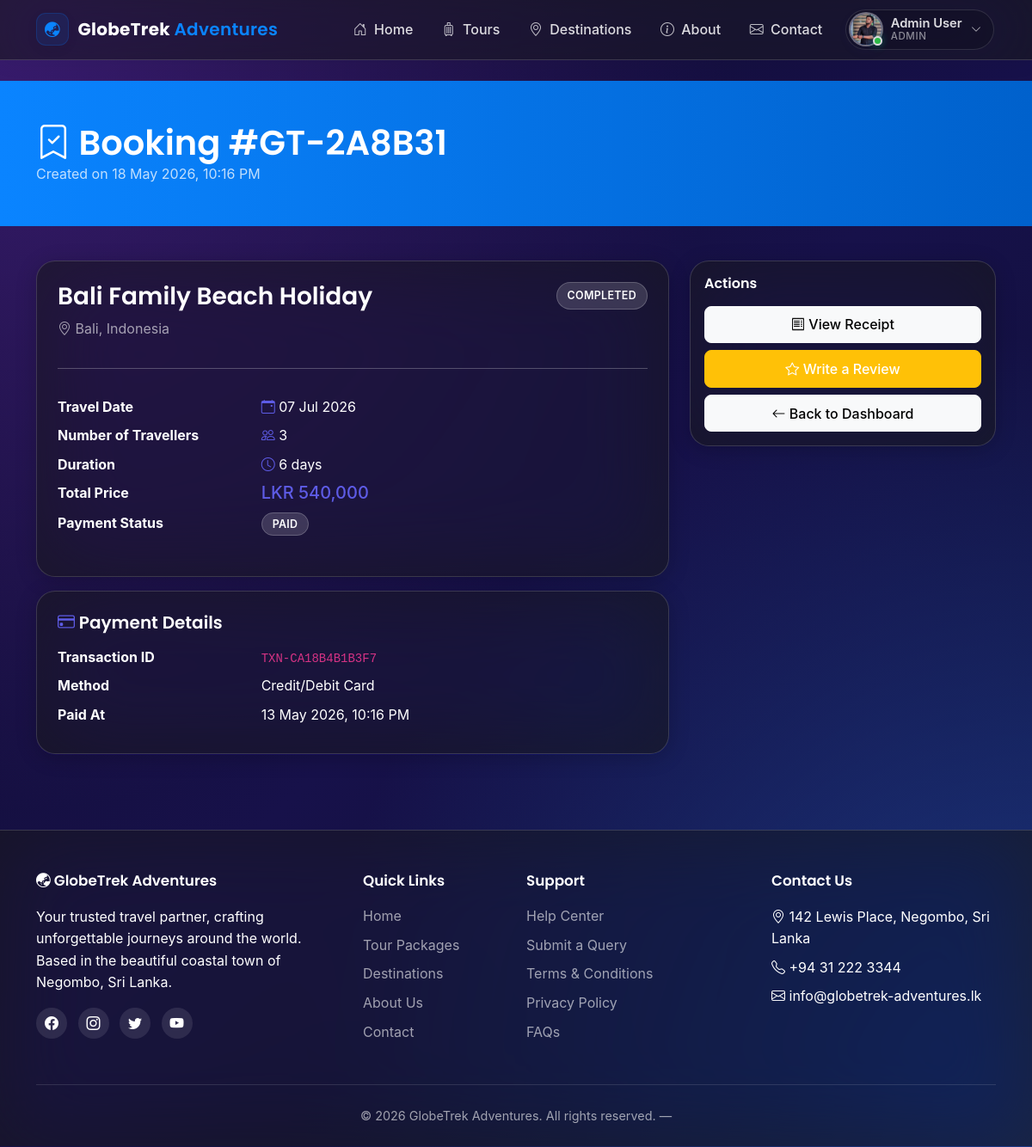
Page /bookings/2/ (signed in) on the committed database.
### apps/accounts/models.py (models this page shows, shortened)
class Profile(models.Model):
    ROLE_CHOICES = [
        ('customer', 'Customer'),
        ('staff', 'Staff'),
        ('admin', 'Admin'),
    ]
    user = models.OneToOneField(
        User,
        on_delete=models.CASCADE,
        related_name='profile',
    )
    role = models.CharField(
        max_length=10,
        choices=ROLE_CHOICES,
        default='customer',
        help_text='Determines what dashboards and actions are available.',
    )
    phone = models.CharField(max_length=20, blank=True)
    address = models.TextField(blank=True)
    profile_pic = models.ImageField(
        upload_to='profile_pics/',
        blank=True,
        null=True,
    )
    date_joined = models.DateTimeField(auto_now_add=True)
    class Meta:
        ordering = ['-date_joined']
    @property
    def is_staff_role(self):
        return self.role == 'staff'
    @property
    def is_admin(self):
        return self.role == 'admin'

### apps/bookings/models.py (models this page shows, shortened)
class Booking(models.Model):
    STATUS_CHOICES = [
        ('pending', 'Pending Confirmation'),
        ('confirmed', 'Confirmed'),
        ('completed', 'Completed'),
        ('cancelled', 'Cancelled'),
    ]
    PAYMENT_CHOICES = [
        ('unpaid', 'Unpaid'),
        ('paid', 'Paid'),
        ('refunded', 'Refunded'),
    ]
    reference = models.CharField(max_length=12, unique=True, editable=False, blank=True)
    customer = models.ForeignKey(
        User, on_delete=models.CASCADE, related_name='bookings',
    )
    package = models.ForeignKey(
        TourPackage, on_delete=models.PROTECT, related_name='bookings',
    )
    travel_date = models.DateField(help_text='Date the tour starts.')
    num_travellers = models.PositiveIntegerField(default=1)
    total_price = models.DecimalField(max_digits=10, decimal_places=2)
    status = models.CharField(max_length=10, choices=STATUS_CHOICES, default='pending')
    payment_status = models.CharField(
        max_length=10, choices=PAYMENT_CHOICES, default='unpaid',
    )
    special_requests = models.TextField(blank=True)
    created_at = models.DateTimeField(auto_now_add=True)
    updated_at = models.DateTimeField(auto_now=True)
    class Meta:
        ordering = ['-created_at']
    @property
    def can_cancel(self):
        return self.status in ('pending', 'confirmed')
    @property
    def can_review(self):
        return self.status == 'completed'

class Payment(models.Model):
    METHOD_CHOICES = [
        ('card', 'Credit/Debit Card'),
        ('bank', 'Bank Transfer'),
        ('paypal', 'PayPal'),
    ]
    STATUS_CHOICES = [
        ('pending', 'Pending'),
        ('completed', 'Completed'),
        ('failed', 'Failed'),
    ]
    booking = models.OneToOneField(
        Booking, on_delete=models.CASCADE, related_name='payment',
    )
    amount = models.DecimalField(max_digits=10, decimal_places=2)
    payment_method = models.CharField(max_length=20, choices=METHOD_CHOICES)
    transaction_id = models.CharField(max_length=40, unique=True, blank=True)
    status = models.CharField(max_length=20, choices=STATUS_CHOICES, default='pending')
    paid_at = models.DateTimeField(null=True, blank=True)
    class Meta:
        ordering = ['-paid_at']

### apps/tours/models.py (models this page shows, shortened)
class TourPackage(models.Model):
    title = models.CharField(max_length=200)
    slug = models.SlugField(max_length=220, unique=True, blank=True)
    destination = models.ForeignKey(
        Destination, on_delete=models.CASCADE, related_name='packages',
    )
    category = models.ForeignKey(
        TourCategory,
        on_delete=models.SET_NULL,
        null=True, blank=True,
        related_name='packages',
    )
    description = models.TextField()
    duration_days = models.PositiveIntegerField(
        validators=[MinValueValidator(1)],
        help_text='Total number of days for this tour.',
    )
    price = models.DecimalField(
        max_digits=10, decimal_places=2,
        help_text='Price per person in LKR.',
    )
    max_travellers = models.PositiveIntegerField(default=10)
    includes = models.TextField(
        help_text='What is included (one item per line: flights, hotel, meals).',
    )
    excludes = models.TextField(
        blank=True,
        help_text='What is NOT included (visa fees, insurance, etc.)',
    )
    image = models.ImageField(upload_to='tours/', blank=True, null=True)
    rating = models.DecimalField(
        max_digits=3, decimal_places=1,
        default=4.5,
        validators=[MinValueValidator(0), MaxValueValidator(5)],
    )
    available_from = models.DateField()
    available_to = models.DateField()
    is_active = models.BooleanField(default=True)
    created_at = models.DateTimeField(auto_now_add=True)
    updated_at = models.DateTimeField(auto_now=True)
    class Meta:
        ordering = ['-created_at']

class Destination(models.Model):
    name = models.CharField(max_length=100)
    country = models.CharField(max_length=80)
    description = models.TextField()
    image = models.ImageField(upload_to='destinations/', blank=True, null=True)
    featured = models.BooleanField(
        default=False,
        help_text='Tick to show this destination on the homepage.',
    )
    created_at = models.DateTimeField(auto_now_add=True)
    class Meta:
        ordering = ['name']

### apps/bookings/views.py (the view)
# urls.py: path('<int:booking_id>/', views.booking_detail, name='detail'),
@login_required
def booking_detail(request, booking_id):
    booking = get_object_or_404(Booking, id=booking_id)
    if booking.customer != request.user and not (
        request.user.profile.is_staff_role or request.user.profile.is_admin
    ):
        return HttpResponseForbidden('You can only view your own bookings.')
    return render(request, 'bookings/detail.html', {'booking': booking})

### apps/core/context_processors.py (called while the page is built)
def site_meta(request):
    return {
        'COMPANY_NAME': settings.COMPANY_NAME,
        'COMPANY_ADDRESS': settings.COMPANY_ADDRESS,
        'COMPANY_PHONE': settings.COMPANY_PHONE,
        'COMPANY_EMAIL': settings.COMPANY_EMAIL,
    }

### templates/bookings/detail.html (shortened to what this page needs)
{% extends 'base.html' %}
{% load humanize %}
{% block content %}
<div class="page-header">
    <div class="container">
        <h1><i class="bi bi-bookmark-check"></i> Booking #{{ booking.reference }}</h1>
        <p class="opacity-75 mb-0">Created on {{ booking.created_at|date:"d M Y, h:i A" }}</p>
    </div>
</div>
<div class="container">
    <div class="row g-4">
        <div class="col-lg-8">
            <div class="card p-4">
                <div class="d-flex justify-content-between align-items-start">
                    <h3>{{ booking.package.title }}</h3>
                    <span class="status-badge status-{{ booking.status }}">{{ booking.get_status_display }}</span>
                </div>
                <p class="text-muted"><i class="bi bi-geo-alt"></i> {{ booking.package.destination.name }}, {{ booking.package.destination.country }}</p>
                <hr>
                <dl class="row mt-3">
                    <dt class="col-sm-4">Travel Date</dt>
                    <dd class="col-sm-8"><i class="bi bi-calendar-event text-indigo"></i> {{ booking.travel_date|date:"d M Y" }}</dd>
                    <dt class="col-sm-4">Number of Travellers</dt>
                    <dd class="col-sm-8"><i class="bi bi-people text-indigo"></i> {{ booking.num_travellers }}</dd>
                    <dt class="col-sm-4">Duration</dt>
                    <dd class="col-sm-8"><i class="bi bi-clock text-indigo"></i> {{ booking.package.duration_days }} days</dd>
                    <dt class="col-sm-4">Total Price</dt>
                    <dd class="col-sm-8"><strong class="text-indigo h5">LKR {{ booking.total_price|floatformat:0|intcomma }}</strong></dd>
                    <dt class="col-sm-4">Payment Status</dt>
                    <dd class="col-sm-8"><span class="status-badge status-{{ booking.payment_status }}">{{ booking.get_payment_status_display }}</span></dd>
                </dl>
            </div>
            {% if booking.payment %}
            <div class="card p-4 mt-3">
                <h5><i class="bi bi-credit-card text-indigo"></i> Payment Details</h5>
                <dl class="row mt-2 mb-0">
                    <dt class="col-sm-4">Transaction ID</dt>
                    <dd class="col-sm-8"><code>{{ booking.payment.transaction_id }}</code></dd>
                    <dt class="col-sm-4">Method</dt>
                    <dd class="col-sm-8">{{ booking.payment.get_payment_method_display }}</dd>
                    <dt class="col-sm-4">Paid At</dt>
                    <dd class="col-sm-8">{{ booking.payment.paid_at|date:"d M Y, h:i A" }}</dd>
                </dl>
            </div>
            {% endif %}
        </div>
        <div class="col-lg-4">
            <div class="card p-3">
                <h6 class="mb-3">Actions</h6>
                {% if booking.payment %}
                    <a href="{% url 'bookings:receipt' booking.id %}" class="btn btn-light w-100 mb-2">
                        <i class="bi bi-receipt"></i> View Receipt
                    </a>
                {% endif %}
                {% if booking.can_review %}
                    <a href="{% url 'tours:submit_review' booking.package.slug %}" class="btn btn-warning w-100 mb-2 text-white">
                        <i class="bi bi-star"></i> Write a Review
                    </a>
                {% endif %}
                <a href="{% url 'dashboard:customer' %}" class="btn btn-light w-100">
                    <i class="bi bi-arrow-left"></i> Back to Dashboard
                </a>
            </div>
        </div>
    </div>
</div>
{% endblock %}

### templates/base.html (shortened to what this page needs)
{% load static %}
<!DOCTYPE html>
<html lang="en">
<head>
    <link href="https://cdn.jsdelivr.net/npm/bootstrap@5.3.2/dist/css/bootstrap.min.css" rel="stylesheet">
    <link rel="stylesheet" href="https://cdn.jsdelivr.net/npm/bootstrap-icons@1.11.2/font/bootstrap-icons.css">
    <link rel="stylesheet" href="{% static 'css/style.css' %}">
</head>
<body>
    <nav class="navbar navbar-expand-lg navbar-globetrek sticky-top">
        <div class="container">
            <a class="navbar-brand" href="{% url 'core:home' %}">
                <span class="brand-mark"><i class="bi bi-globe-asia-australia"></i></span>
                <span class="brand-text">GlobeTrek <span class="brand-text-accent">Adventures</span></span>
            </a>
            <div class="collapse navbar-collapse" id="mainNav">
                <ul class="navbar-nav ms-auto align-items-lg-center">
                    <li class="nav-item"><a
                            class="nav-link {% if request.resolver_match.url_name == 'home' %}active{% endif %}"
                            href="{% url 'core:home' %}"><i class="bi bi-house-door"></i> Home</a></li>
                    <li class="nav-item"><a class="nav-link" href="{% url 'tours:package_list' %}"><i
                                class="bi bi-suitcase"></i> Tours</a></li>
                    <li class="nav-item"><a class="nav-link" href="{% url 'tours:destination_list' %}"><i
                                class="bi bi-geo-alt"></i> Destinations</a></li>
                    <li class="nav-item"><a class="nav-link" href="{% url 'core:about' %}"><i
                                class="bi bi-info-circle"></i> About</a></li>
                    <li class="nav-item"><a class="nav-link" href="{% url 'core:contact' %}"><i
                                class="bi bi-envelope"></i> Contact</a></li>
                    {% if user.is_authenticated %}
                    {% if '/dashboard/' in request.path or '/manage/' in request.path or '/my_list/' in request.path %}
                    {% else %}
                    <li class="nav-item dropdown user-menu ms-lg-2">
                        <a class="nav-link user-trigger" data-bs-toggle="dropdown" href="#" aria-expanded="false">
                            <span class="avatar avatar-sm">
                                {% if user.profile.profile_pic %}
                                <img src="{{ user.profile.profile_pic.url }}" alt="{{ user.username }}">
                                {% else %}
                                <span class="avatar-initial">{{ user.username|slice:":1"|upper }}</span>
                                {% endif %}
                                <span class="avatar-status"></span>
                            </span>
                            <span class="user-meta d-none d-lg-flex">
                                <span class="user-name">{{ user.get_full_name|default:user.username }}</span>
                                {% if user.profile.role %}
                                <span class="user-role">{{ user.profile.get_role_display }}</span>
                                {% endif %}
                            </span>
                            <i class="bi bi-chevron-down user-caret"></i>
                        </a>
                    </li>
                    {% endif %}
                    {% endif %}
                </ul>
            </div>
        </div>
    </nav>
    <main class="py-4">
        {% block content %}{% endblock %}
    </main>
    <footer class="footer">
        <div class="container">
            <div class="row g-4">
                <div class="col-lg-4 col-md-6">
                    <h5><i class="bi bi-globe-asia-australia"></i> GlobeTrek Adventures</h5>
                    <p>Your trusted travel partner, crafting unforgettable journeys around the world. Based in the
                        beautiful coastal town of Negombo, Sri Lanka.</p>
                    <div class="social-icons mt-3">
                        <a href="#" title="Facebook"><i class="bi bi-facebook"></i></a>
                        <a href="#" title="Instagram"><i class="bi bi-instagram"></i></a>
                        <a href="#" title="Twitter"><i class="bi bi-twitter"></i></a>
                        <a href="#" title="YouTube"><i class="bi bi-youtube"></i></a>
                    </div>
                </div>
                <div class="col-lg-2 col-md-6">
                    <h5>Quick Links</h5>
                    <ul>
                        <li><a href="{% url 'core:home' %}">Home</a></li>
                        <li><a href="{% url 'tours:package_list' %}">Tour Packages</a></li>
                        <li><a href="{% url 'tours:destination_list' %}">Destinations</a></li>
                        <li><a href="{% url 'core:about' %}">About Us</a></li>
                        <li><a href="{% url 'core:contact' %}">Contact</a></li>
                    </ul>
                </div>
                <div class="col-lg-3 col-md-6">
                    <h5>Support</h5>
                    <ul>
                        <li><a href="{% url 'core:contact' %}">Help Center</a></li>
                        <li><a href="{% url 'inquiries:create' %}">Submit a Query</a></li>
                        <li><a href="#">Terms & Conditions</a></li>
                        <li><a href="#">Privacy Policy</a></li>
                        <li><a href="#">FAQs</a></li>
                    </ul>
                </div>
                <div class="col-lg-3 col-md-6">
                    <h5>Contact Us</h5>
                    <ul>
                        <li><i class="bi bi-geo-alt"></i> {{ COMPANY_ADDRESS }}</li>
                        <li><i class="bi bi-telephone"></i> {{ COMPANY_PHONE }}</li>
                        <li><i class="bi bi-envelope"></i> {{ COMPANY_EMAIL }}</li>
                    </ul>
                </div>
            </div>
            <div class="footer-bottom">
                &copy; {% now "Y" %} {{ COMPANY_NAME }}. All rights reserved. &mdash;
            </div>
        </div>
    </footer>
</body>
</html>

### rows in the picture
Booking: reference "GT-2A8B31", created_at "18 May 2026, 10:16 PM", package "Bali Family Beach Holiday", status "COMPLETED", package.destination.name "Bali", package.destination.country "Indonesia", travel_date "07 Jul 2026", num_travellers "3", package.duration_days "6", total_price "540,000", payment_status "PAID", payment.transaction_id "TXN-CA18B4B1B3F7", payment.payment_method "Credit/Debit Card", payment.paid_at "13 May 2026, 10:16 PM"

### other values in the picture
{{ user.get_full_name|default:user.username }} "Admin User"
{{ user.profile.get_role_display }} "ADMIN"
{{ COMPANY_ADDRESS }} "142 Lewis Place, Negombo, Sri Lanka"
{{ COMPANY_PHONE }} "+94 31 222 3344"
{{ COMPANY_EMAIL }} "info@globetrek-adventures.lk"
{{ COMPANY_NAME }} "GlobeTrek Adventures"
